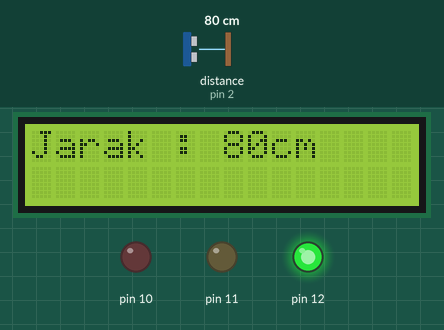
Recording of a sketch running on a simulated Arduino Mega 2560, built with avr-gcc and run on an emulated ATmega2560. Shown: 16×2 character LCD, output pins drawn as LEDs (lit = HIGH). Wiring (from diagram.json): ultrasonic range finder: trigger pin 3; echo pin 2. Inputs (shaded band) come from the test bench; at power-on: distance to the obstacle (sensor on pin 2) 80 cm. The echo pulse lasts 58.3 µs per cm; pins used as bus, display or sensor lines are not drawn; what the sketch prints to the serial monitor is not drawn.

Above: at 1.2 s.
1.3 s: distance to the obstacle (sensor on pin 2) set to 19 cm
At 2.5 s:
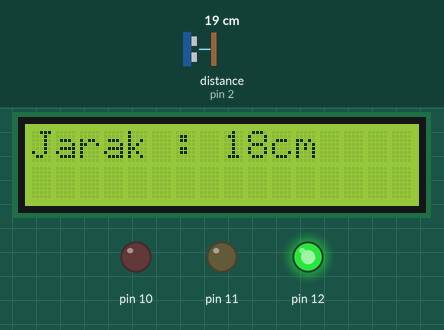
2.8 s: distance to the obstacle (sensor on pin 2) set to 14 cm
At 3.9 s:
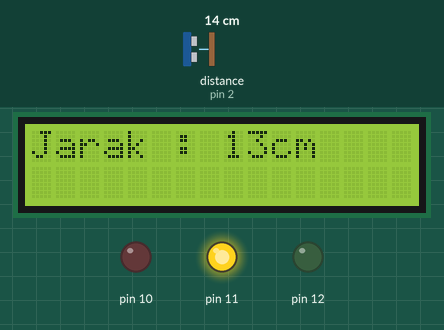
4.4 s: distance to the obstacle (sensor on pin 2) set to 4 cm
At 4.73 s:
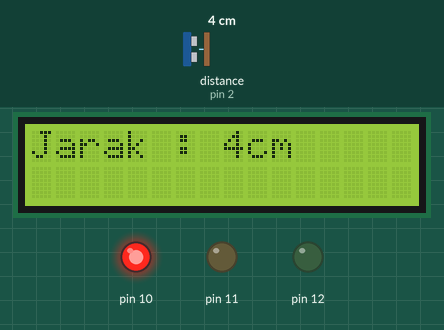
6.3 s: distance to the obstacle (sensor on pin 2) set to 18 cm
At 7.0 s:
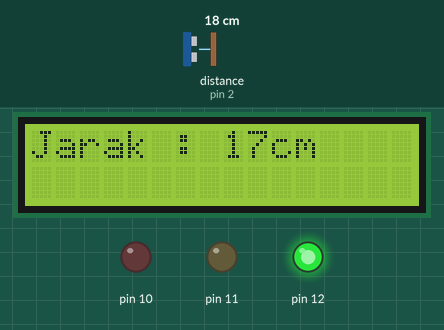
7.9 s: distance to the obstacle (sensor on pin 2) set to 9 cm
At 8.39 s:
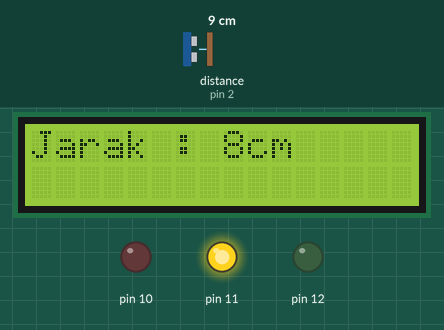
Timing chart, 0 to 10.4 s (numbered marks = the images above; inputs shaded):
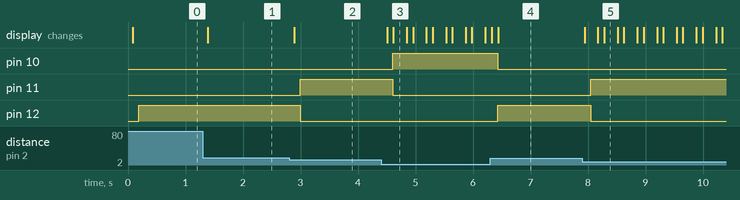

Measured:
- the behaviour switches between 17 and 16 cm on distance to the obstacle (sensor on pin 2) (found by bisection; images 1 and 2)
- after the input at 1.3 s, the display: changes after 0.09 s (image 1)
- after the input at 2.8 s, pin 11: LOW → HIGH after 0.19 s; pin 12: HIGH → LOW after 0.19 s; the display: changes after 0.09 s (image 2)
- after the input at 4.4 s, pin 10: LOW → HIGH after 0.21 s; pin 11: HIGH → LOW after 0.21 s; the display: first changes after 0.11 s (image 3 shows a later state)
- after the input at 6.3 s, pin 10: HIGH → LOW after 0.13 s; pin 12: LOW → HIGH after 0.13 s; the display: first changes at once (image 4 shows a later state)
- after the input at 7.9 s, pin 11: LOW → HIGH after 0.15 s; pin 12: HIGH → LOW after 0.15 s; the display: changes after 0.05 s (image 5)

The sketch:

sketch.ino
```cpp
#include<LiquidCrystal_I2C.h>

//#define echo 2
//#define trig 3
long duration, distance;
LiquidCrystal_I2C ITO(0x27, 16, 2);

long bacaJarak (int triggerPin, int echoPin)
{
  pinMode(triggerPin, OUTPUT);
  digitalWrite(triggerPin,LOW);
  digitalWrite(triggerPin, HIGH);
  delayMicroseconds(10);
  digitalWrite(triggerPin, LOW);
  pinMode(echoPin, INPUT);
  return pulseIn(echoPin, HIGH);
}

void setup() {
  // put your setup code here, to run once:
  Serial.begin(9600);
  ITO.init();
  ITO.backlight();
  pinMode(12, OUTPUT);
  pinMode(11, OUTPUT);
  pinMode(10, OUTPUT);
}

void loop() {
  // put your main code here, to run repeatedly:
  int cm = 0;
  cm = (0.03446 * bacaJarak(3, 2)/2);

  Serial.print("Jarak : ");
  Serial.print(cm);
  Serial.println("cm");


  ITO.setCursor(0, 0);
  ITO.print("Jarak : ");
  ITO.print(cm);
  ITO.println("cm");

  delay(100);

  digitalWrite(12, LOW);
  digitalWrite(11, LOW);
  digitalWrite(10, LOW);

  if(cm > 15){
    digitalWrite(12, HIGH);
  } else if(cm >= 5 && cm <= 15){
    digitalWrite(11, HIGH);
  } else if (cm < 5){
    digitalWrite(10, HIGH);
  }

}
```
